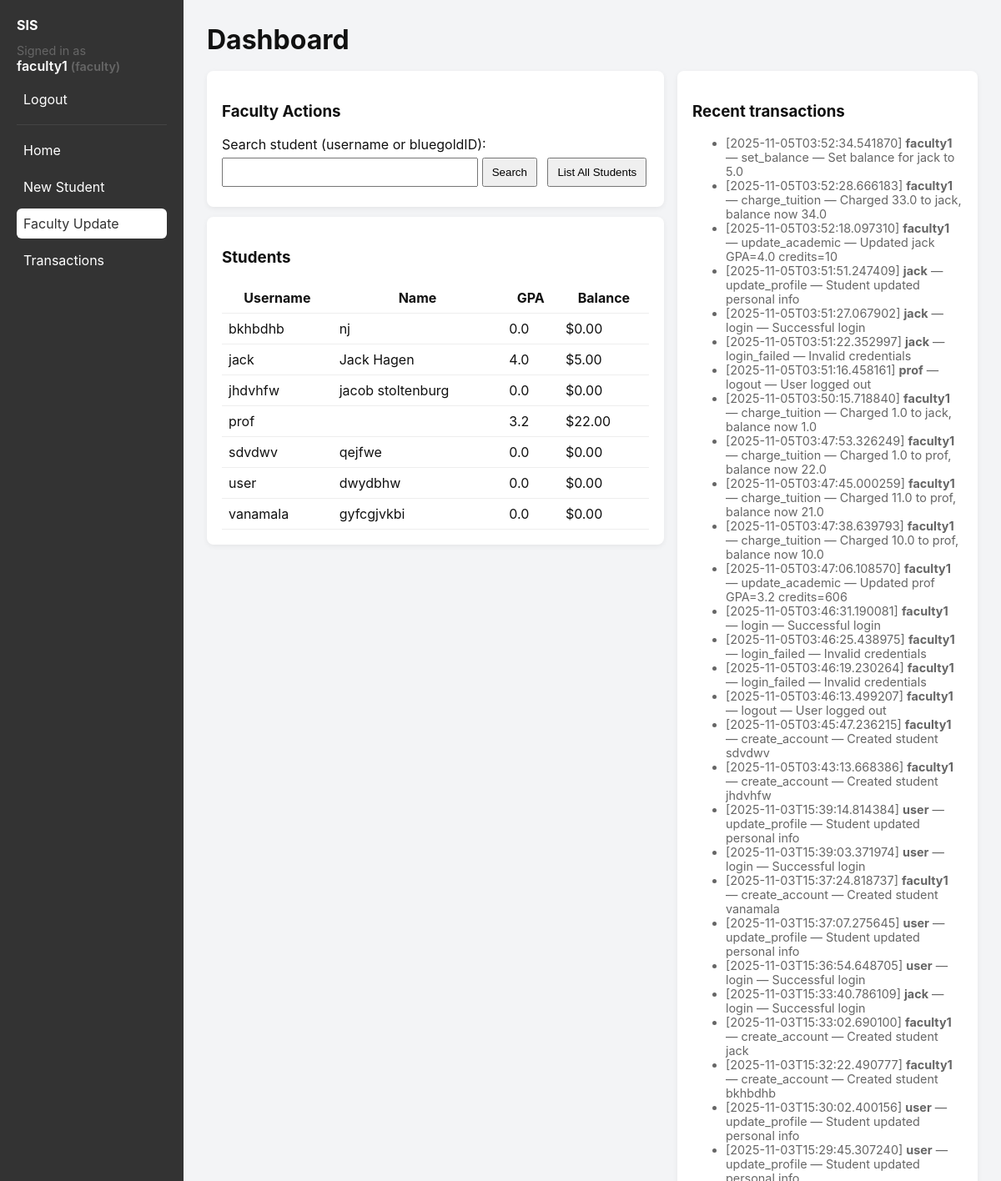
Screenshot of /faculty_update (signed in, upper part) with the database file from the repository.
### tables this page shows
CREATE TABLE students (
            id INTEGER PRIMARY KEY AUTOINCREMENT,
            username TEXT UNIQUE NOT NULL,
            bluegoldID TEXT UNIQUE,
            name TEXT,
            address TEXT,
            phone TEXT,
            gpa REAL DEFAULT 0.0,
            total_credits INTEGER DEFAULT 0,
            balance REAL DEFAULT 0.0,
            updated_at TEXT
        );

CREATE TABLE transactions (
            id INTEGER PRIMARY KEY AUTOINCREMENT,
            actor_username TEXT,
            action TEXT,
            details TEXT,
            timestamp TEXT
        );

### app.py (the view, shortened to what this page needs)
@app.route('/faculty_update', methods=['GET', 'POST'])
def faculty_update():
    if 'user' not in session:
        return redirect(url_for('login'))
    if session.get('role') == 'student' or session.get('role') != 'faculty':
        flash('Faculty only page', 'danger')
        return redirect(url_for('index'))
    conn = get_db_connection()
    c = conn.cursor()
    student = None
    transactions = []
    students = []
    c.execute('SELECT * FROM transactions ORDER BY timestamp DESC LIMIT 100')
    transactions = c.fetchall()
    c.execute('SELECT * FROM students ORDER BY username LIMIT 200')
    students = c.fetchall()
    conn.close()
    return render_template('faculty_update.html', student=student, transactions=transactions, students=students)

### app.py (called while the page is built)
def get_db_connection():
    conn = sqlite3.connect(DATABASE)
    conn.row_factory = sqlite3.Row
    return conn

@app.context_processor
def inject_user_role():
    return dict(user=session.get('user'), role=session.get('role'))

@app.before_request
def require_login_everywhere():
    allowed_endpoints = ['login', 'static']
    endpoint = None
    try:
        endpoint = request.endpoint
    except Exception:
        endpoint = None
    if endpoint in allowed_endpoints or endpoint is None:
        return
    if 'user' not in session:
        return redirect(url_for('login'))

### templates/faculty_update.html (shortened to what this page needs)
{% extends 'base.html' %}
{% block content %}
    <div style="display:flex;gap:16px">
        <div style="flex:1">
            <div class="card">
                <h3>Faculty Actions</h3>
                <form method="post" action="{{ url_for('faculty_update') }}">
                                        <label>Search student (username or bluegoldID):</label><br />
                                        <input name="target" style="width:60%" value="{% if student %}{{ student['username'] }}{% endif %}" />
                    <button type="submit" name="action" value="search">Search</button>
                    <button type="submit" name="action" value="list" style="margin-left:8px">List All Students</button>
                </form>
            </div>
            <div class="card" style="margin-top:12px">
                <h3>Students</h3>
                {% if students %}
                    <table>
                        <thead><tr><th>Username</th><th>Name</th><th>GPA</th><th>Balance</th></tr></thead>
                        <tbody>
                            {% for s in students %}
                                <tr>
                                    <td>{{ s['username'] }}</td>
                                    <td>{{ s['name'] or '' }}</td>
                                    <td>{{ s['gpa'] }}</td>
                                    <td>${{ '%.2f'|format(s['balance'] or 0.0) }}</td>
                                </tr>
                            {% endfor %}
                        </tbody>
                    </table>
                {% else %}
                    <p class="muted">No students found.</p>
                {% endif %}
            </div>
        </div>
        <div style="width:360px">
            <div class="card">
                <h3>Recent transactions</h3>
                {% if transactions %}
                    <ul>
                    {% for t in transactions %}
                        <li class="muted">[{{ t['timestamp'] }}] <strong>{{ t['actor_username'] }}</strong> — {{ t['action'] }} — {{ t['details'] }}</li>
                    {% endfor %}
                    </ul>
                {% else %}
                    <p class="muted">No recent transactions.</p>
                {% endif %}
            </div>
        </div>
    </div>
{% endblock %}

### templates/base.html (style rules this page uses)
:root { --accent:#2b6cb0; --muted:#f3f4f6; --dark:#333 }
* { box-sizing:border-box }
body { font-family:Inter, system-ui, -apple-system, 'Segoe UI', Roboto, 'Helvetica Neue', Arial; margin:0; background:var(--muted); color:#111 }
.card { background:#fff; padding:18px; border-radius:8px; box-shadow:0 2px 6px rgba(0,0,0,0.06) }
form input, form button { padding:8px 10px; margin:6px 0 }
.muted { color:#666;font-size:0.9rem }
table { width:100%;border-collapse:collapse }
table td, table th { padding:8px;border-bottom:1px solid #eee }

### rows the page displays
students: username "bkhbdhb", name "nj", gpa "0.0", balance "0.00"
students: username "jack", name "Jack Hagen", gpa "4.0", balance "5.00"
students: username "jhdvhfw", name "jacob stoltenburg", gpa "0.0", balance "0.00"
students: username "prof", gpa "3.2", balance "22.00"
students: username "sdvdwv", name "qejfwe", gpa "0.0", balance "0.00"
students: username "user", name "dwydbhw", gpa "0.0", balance "0.00"
students: username "vanamala", name "gyfcgjvkbi", gpa "0.0", balance "0.00"
transactions: timestamp "2025-11-05T03:52:34.541870", actor_username "faculty1", action "set_balance", details "Set balance for jack to 5.0"
transactions: timestamp "2025-11-05T03:52:28.666183", actor_username "faculty1", action "charge_tuition", details "Charged 33.0 to jack, balance now 34.0"
transactions: timestamp "2025-11-05T03:52:18.097310", actor_username "faculty1", action "update_academic", details "Updated jack GPA=4.0 credits=10"
transactions: timestamp "2025-11-05T03:51:51.247409", actor_username "jack", action "update_profile", details "Student updated personal info"
transactions: timestamp "2025-11-05T03:51:27.067902", actor_username "jack", action "login", details "Successful login"
transactions: timestamp "2025-11-05T03:51:22.352997", actor_username "jack", action "login_failed", details "Invalid credentials"
transactions: timestamp "2025-11-05T03:51:16.458161", actor_username "prof", action "logout", details "User logged out"
transactions: timestamp "2025-11-05T03:50:15.718840", actor_username "faculty1", action "charge_tuition", details "Charged 1.0 to jack, balance now 1.0"
transactions: timestamp "2025-11-05T03:47:53.326249", actor_username "faculty1", action "charge_tuition", details "Charged 1.0 to prof, balance now 22.0"
transactions: timestamp "2025-11-05T03:47:45.000259", actor_username "faculty1", action "charge_tuition", details "Charged 11.0 to prof, balance now 21.0"
transactions: timestamp "2025-11-05T03:47:38.639793", actor_username "faculty1", action "charge_tuition", details "Charged 10.0 to prof, balance now 10.0"
transactions: timestamp "2025-11-05T03:47:06.108570", actor_username "faculty1", action "update_academic", details "Updated prof GPA=3.2 credits=606"
transactions: timestamp "2025-11-05T03:46:31.190081", actor_username "faculty1", action "login", details "Successful login"
transactions: timestamp "2025-11-05T03:46:25.438975", actor_username "faculty1", action "login_failed", details "Invalid credentials"
transactions: timestamp "2025-11-05T03:46:19.230264", actor_username "faculty1", action "login_failed", details "Invalid credentials"
transactions: timestamp "2025-11-05T03:46:13.499207", actor_username "faculty1", action "logout", details "User logged out"
transactions: timestamp "2025-11-05T03:45:47.236215", actor_username "faculty1", action "create_account", details "Created student sdvdwv"
transactions: timestamp "2025-11-05T03:43:13.668386", actor_username "faculty1", action "create_account", details "Created student jhdvhfw"
transactions: timestamp "2025-11-03T15:39:14.814384", actor_username "user", action "update_profile", details "Student updated personal info"
transactions: timestamp "2025-11-03T15:39:03.371974", actor_username "user", action "login", details "Successful login"
transactions: timestamp "2025-11-03T15:37:24.818737", actor_username "faculty1", action "create_account", details "Created student vanamala"
transactions: timestamp "2025-11-03T15:37:07.275645", actor_username "user", action "update_profile", details "Student updated personal info"
transactions: timestamp "2025-11-03T15:36:54.648705", actor_username "user", action "login", details "Successful login"
transactions: timestamp "2025-11-03T15:33:40.786109", actor_username "jack", action "login", details "Successful login"
transactions: timestamp "2025-11-03T15:33:02.690100", actor_username "faculty1", action "create_account", details "Created student jack"
transactions: timestamp "2025-11-03T15:32:22.490777", actor_username "faculty1", action "create_account", details "Created student bkhbdhb"
transactions: timestamp "2025-11-03T15:30:02.400156", actor_username "user", action "update_profile", details "Student updated personal info"
transactions: timestamp "2025-11-03T15:29:45.307240", actor_username "user", action "update_profile"

### other values shown
{{ user }} "faculty1"
{{ role }} "faculty"
{{ title or 'Dashboard' }} "Dashboard"
